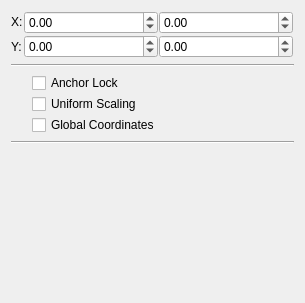
<?xml version="1.0" encoding="UTF-8"?>
<ui version="4.0">
 <class>DefaultToolGeometryWidget</class>
 <widget class="QWidget" name="DefaultToolGeometryWidget">
  <property name="geometry">
   <rect>
    <x>0</x>
    <y>0</y>
    <width>305</width>
    <height>303</height>
   </rect>
  </property>
  <property name="focusPolicy">
   <enum>Qt::NoFocus</enum>
  </property>
  <layout class="QVBoxLayout" name="verticalLayout_2">
   <item>
    <layout class="QGridLayout" name="gridLayout">
     <property name="spacing">
      <number>1</number>
     </property>
     <item row="0" column="0">
      <widget class="QLabel" name="label">
       <property name="sizePolicy">
        <sizepolicy hsizetype="Fixed" vsizetype="Fixed">
         <horstretch>0</horstretch>
         <verstretch>0</verstretch>
        </sizepolicy>
       </property>
       <property name="text">
        <string>X:</string>
       </property>
      </widget>
     </item>
     <item row="0" column="1">
      <widget class="KisDoubleParseUnitSpinBox" name="positionXSpinBox">
       <property name="sizePolicy">
        <sizepolicy hsizetype="Preferred" vsizetype="Fixed">
         <horstretch>0</horstretch>
         <verstretch>0</verstretch>
        </sizepolicy>
       </property>
       <property name="minimum">
        <double>-10000.000000000000000</double>
       </property>
       <property name="maximum">
        <double>10000.000000000000000</double>
       </property>
      </widget>
     </item>
     <item row="0" column="2">
      <widget class="KisDoubleParseUnitSpinBox" name="widthSpinBox">
       <property name="sizePolicy">
        <sizepolicy hsizetype="Preferred" vsizetype="Fixed">
         <horstretch>0</horstretch>
         <verstretch>0</verstretch>
        </sizepolicy>
       </property>
       <property name="minimum">
        <double>-10000.000000000000000</double>
       </property>
       <property name="maximum">
        <double>10000.000000000000000</double>
       </property>
      </widget>
     </item>
     <item row="0" column="3" rowspan="2">
      <widget class="KoAspectButton" name="aspectButton" native="true">
       <property name="sizePolicy">
        <sizepolicy hsizetype="Fixed" vsizetype="Fixed">
         <horstretch>0</horstretch>
         <verstretch>0</verstretch>
        </sizepolicy>
       </property>
       <property name="text" stdset="0">
        <string/>
       </property>
      </widget>
     </item>
     <item row="1" column="0">
      <widget class="QLabel" name="label_2">
       <property name="text">
        <string>Y:</string>
       </property>
      </widget>
     </item>
     <item row="1" column="1">
      <widget class="KisDoubleParseUnitSpinBox" name="positionYSpinBox">
       <property name="sizePolicy">
        <sizepolicy hsizetype="Preferred" vsizetype="Fixed">
         <horstretch>0</horstretch>
         <verstretch>0</verstretch>
        </sizepolicy>
       </property>
       <property name="minimum">
        <double>-10000.000000000000000</double>
       </property>
       <property name="maximum">
        <double>10000.000000000000000</double>
       </property>
      </widget>
     </item>
     <item row="1" column="2">
      <widget class="KisDoubleParseUnitSpinBox" name="heightSpinBox">
       <property name="sizePolicy">
        <sizepolicy hsizetype="Preferred" vsizetype="Fixed">
         <horstretch>0</horstretch>
         <verstretch>0</verstretch>
        </sizepolicy>
       </property>
       <property name="minimum">
        <double>-10000.000000000000000</double>
       </property>
       <property name="maximum">
        <double>10000.000000000000000</double>
       </property>
      </widget>
     </item>
    </layout>
   </item>
   <item>
    <widget class="Line" name="line">
     <property name="orientation">
      <enum>Qt::Horizontal</enum>
     </property>
    </widget>
   </item>
   <item>
    <layout class="QHBoxLayout" name="horizontalLayout" stretch="0,0,1">
     <property name="spacing">
      <number>1</number>
     </property>
     <item>
      <widget class="KoAnchorSelectionWidget" name="positionSelector" native="true">
       <property name="sizePolicy">
        <sizepolicy hsizetype="Preferred" vsizetype="Preferred">
         <horstretch>0</horstretch>
         <verstretch>0</verstretch>
        </sizepolicy>
       </property>
      </widget>
     </item>
     <item>
      <spacer name="horizontalSpacer">
       <property name="orientation">
        <enum>Qt::Horizontal</enum>
       </property>
       <property name="sizeType">
        <enum>QSizePolicy::MinimumExpanding</enum>
       </property>
       <property name="sizeHint" stdset="0">
        <size>
         <width>20</width>
         <height>20</height>
        </size>
       </property>
      </spacer>
     </item>
     <item>
      <layout class="QVBoxLayout" name="verticalLayout">
       <property name="spacing">
        <number>1</number>
       </property>
       <item>
        <widget class="QCheckBox" name="chkAnchorLock">
         <property name="text">
          <string>Anchor Lock</string>
         </property>
        </widget>
       </item>
       <item>
        <widget class="QCheckBox" name="chkUniformScaling">
         <property name="text">
          <string>Uniform Scaling</string>
         </property>
        </widget>
       </item>
       <item>
        <widget class="QCheckBox" name="chkGlobalCoordinates">
         <property name="text">
          <string>Global Coordinates</string>
         </property>
        </widget>
       </item>
      </layout>
     </item>
    </layout>
   </item>
   <item>
    <widget class="Line" name="line_2">
     <property name="orientation">
      <enum>Qt::Horizontal</enum>
     </property>
    </widget>
   </item>
   <item>
    <widget class="KisDoubleSliderSpinBox" name="dblOpacity" native="true"/>
   </item>
   <item>
    <spacer name="verticalSpacer">
     <property name="orientation">
      <enum>Qt::Vertical</enum>
     </property>
     <property name="sizeHint" stdset="0">
      <size>
       <width>20</width>
       <height>1</height>
      </size>
     </property>
    </spacer>
   </item>
  </layout>
 </widget>
 <customwidgets>
  <customwidget>
   <class>KoAspectButton</class>
   <extends>QWidget</extends>
   <header>KoAspectButton.h</header>
   <container>1</container>
  </customwidget>
  <customwidget>
   <class>KisDoubleParseUnitSpinBox</class>
   <extends>QDoubleSpinBox</extends>
   <header>kis_double_parse_unit_spin_box.h</header>
  </customwidget>
  <customwidget>
   <class>KoAnchorSelectionWidget</class>
   <extends>QWidget</extends>
   <header>KoAnchorSelectionWidget.h</header>
   <container>1</container>
  </customwidget>
  <customwidget>
   <class>KisDoubleSliderSpinBox</class>
   <extends>QWidget</extends>
   <header location="global">kis_slider_spin_box.h</header>
   <container>1</container>
  </customwidget>
 </customwidgets>
 <tabstops>
  <tabstop>positionXSpinBox</tabstop>
  <tabstop>positionYSpinBox</tabstop>
  <tabstop>widthSpinBox</tabstop>
  <tabstop>heightSpinBox</tabstop>
 </tabstops>
 <resources/>
 <connections/>
</ui>
